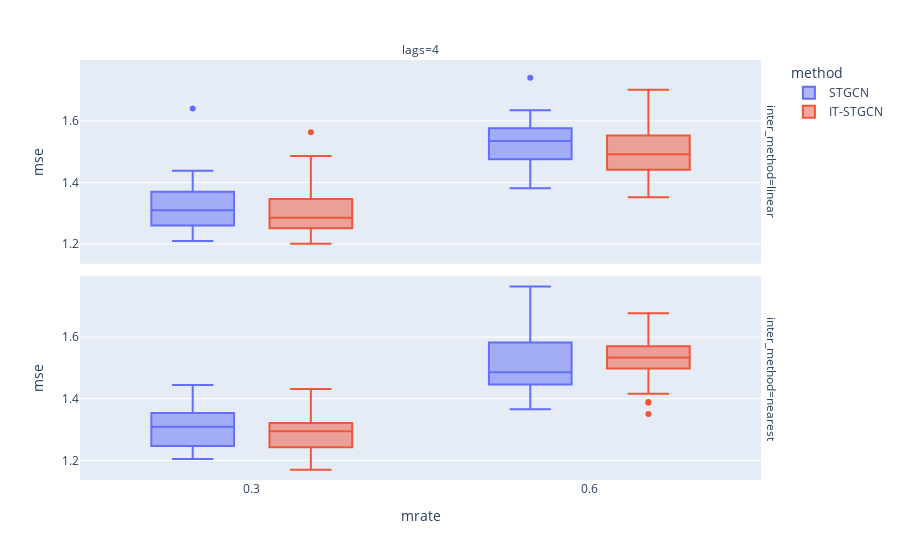

Notebook cell for this chart:
### Markdown cell above
## random

### Code cell
data.query("method!='GNAR' and mtype =='rand' ").plot.box(backend='plotly',x='mrate',color='method',y='mse',facet_col='lags',facet_row='inter_method',height=800)

### Figure 1 — Plotly figure (JSON) as saved in the notebook; plotly's stock layout.template omitted (floating-point values rounded to 4 significant figures)
{"data": [{"alignmentgroup": "True", "hovertemplate": "method=STGCN<br>inter_method=linear<br>lags=4<br>mrate=%{x}<br>mse=%{y}<extra></extra>", "legendgroup": "STGCN", "marker": {"color": "#636efa"}, "name": "STGCN", "notched": false, "offsetgroup": "STGCN", "orientation": "v", "showlegend": true, "type": "box", "x": [0.3, 0.6, 0.3, 0.6, 0.3, 0.6, 0.3, 0.6, 0.3, 0.6, 0.3, 0.6, 0.3, 0.6, 0.3, 0.6, 0.3, 0.6, 0.3, 0.6, 0.3, 0.6, 0.3, 0.6, 0.3, 0.6, 0.3, 0.6, 0.3, 0.6, 0.3, 0.6, 0.3, 0.6, 0.3, 0.6, 0.3, 0.6, 0.3, 0.6, 0.3, 0.6, 0.3, 0.6, 0.3, 0.6, 0.3, 0.6, 0.3, 0.6, 0.3, 0.6, 0.3, 0.6, 0.3, 0.6, 0.3, 0.6, 0.3, 0.6], "x0": " ", "xaxis": "x2", "y": [1.256, 1.516, 1.249, 1.74, 1.28, 1.537, 1.303, 1.611, 1.404, 1.585, 1.238, 1.492, 1.34, 1.384, 1.251, 1.563, 1.304, 1.432, 1.64, 1.531, 1.27, 1.554, 1.237, 1.381, 1.417, 1.634, 1.283, 1.573, 1.374, 1.475, 1.317, 1.612, 1.329, 1.507, 1.222, 1.395, 1.384, 1.54, 1.288, 1.576, 1.433, 1.519, 1.309, 1.459, 1.323, 1.484, 1.326, 1.589, 1.369, 1.564, 1.21, 1.441, 1.438, 1.478, 1.26, 1.581, 1.309, 1.387, 1.319, 1.541], "y0": " ", "yaxis": "y2"}, {"alignmentgroup": "True", "hovertemplate": "method=STGCN<br>inter_method=nearest<br>lags=4<br>mrate=%{x}<br>mse=%{y}<extra></extra>", "legendgroup": "STGCN", "marker": {"color": "#636efa"}, "name": "STGCN", "notched": false, "offsetgroup": "STGCN", "orientation": "v", "showlegend": false, "type": "box", "x": [0.3, 0.6, 0.3, 0.6, 0.3, 0.6, 0.3, 0.6, 0.3, 0.6, 0.3, 0.6, 0.3, 0.6, 0.3, 0.6, 0.3, 0.6, 0.3, 0.6, 0.3, 0.6, 0.3, 0.6, 0.3, 0.6, 0.3, 0.6, 0.3, 0.6, 0.3, 0.6, 0.3, 0.6, 0.3, 0.6, 0.3, 0.6, 0.3, 0.6, 0.3, 0.6, 0.3, 0.6, 0.3, 0.6, 0.3, 0.6, 0.3, 0.6, 0.3, 0.6, 0.3, 0.6, 0.3, 0.6, 0.3, 0.6, 0.3, 0.6], "x0": " ", "xaxis": "x", "y": [1.368, 1.557, 1.334, 1.439, 1.384, 1.473, 1.303, 1.572, 1.376, 1.401, 1.224, 1.619, 1.259, 1.435, 1.315, 1.489, 1.318, 1.468, 1.204, 1.639, 1.216, 1.366, 1.284, 1.433, 1.403, 1.507, 1.285, 1.446, 1.444, 1.665, 1.317, 1.64, 1.242, 1.764, 1.354, 1.419, 1.27, 1.499, 1.316, 1.571, 1.238, 1.483, 1.286, 1.422, 1.397, 1.474, 1.331, 1.516, 1.222, 1.476, 1.362, 1.482, 1.294, 1.614, 1.324, 1.467, 1.247, 1.609, 1.223, 1.582], "y0": " ", "yaxis": "y"}, {"alignmentgroup": "True", "hovertemplate": "method=IT-STGCN<br>inter_method=linear<br>lags=4<br>mrate=%{x}<br>mse=%{y}<extra></extra>", "legendgroup": "IT-STGCN", "marker": {"color": "#EF553B"}, "name": "IT-STGCN", "notched": false, "offsetgroup": "IT-STGCN", "orientation": "v", "showlegend": true, "type": "box", "x": [0.3, 0.6, 0.3, 0.6, 0.3, 0.6, 0.3, 0.6, 0.3, 0.6, 0.3, 0.6, 0.3, 0.6, 0.3, 0.6, 0.3, 0.6, 0.3, 0.6, 0.3, 0.6, 0.3, 0.6, 0.3, 0.6, 0.3, 0.6, 0.3, 0.6, 0.3, 0.6, 0.3, 0.6, 0.3, 0.6, 0.3, 0.6, 0.3, 0.6, 0.3, 0.6, 0.3, 0.6, 0.3, 0.6, 0.3, 0.6, 0.3, 0.6, 0.3, 0.6, 0.3, 0.6, 0.3, 0.6, 0.3, 0.6, 0.3, 0.6], "x0": " ", "xaxis": "x2", "y": [1.317, 1.519, 1.262, 1.442, 1.201, 1.352, 1.235, 1.531, 1.563, 1.391, 1.461, 1.599, 1.43, 1.486, 1.325, 1.662, 1.263, 1.538, 1.448, 1.552, 1.286, 1.432, 1.333, 1.542, 1.247, 1.497, 1.285, 1.571, 1.212, 1.401, 1.251, 1.483, 1.247, 1.474, 1.346, 1.539, 1.243, 1.479, 1.335, 1.556, 1.486, 1.466, 1.262, 1.59, 1.347, 1.43, 1.438, 1.524, 1.295, 1.474, 1.271, 1.701, 1.239, 1.41, 1.281, 1.461, 1.282, 1.603, 1.34, 1.422], "y0": " ", "yaxis": "y2"}, {"alignmentgroup": "True", "hovertemplate": "method=IT-STGCN<br>inter_method=nearest<br>lags=4<br>mrate=%{x}<br>mse=%{y}<extra></extra>", "legendgroup": "IT-STGCN", "marker": {"color": "#EF553B"}, "name": "IT-STGCN", "notched": false, "offsetgroup": "IT-STGCN", "orientation": "v", "showlegend": false, "type": "box", "x": [0.3, 0.6, 0.3, 0.6, 0.3, 0.6, 0.3, 0.6, 0.3, 0.6, 0.3, 0.6, 0.3, 0.6, 0.3, 0.6, 0.3, 0.6, 0.3, 0.6, 0.3, 0.6, 0.3, 0.6, 0.3, 0.6, 0.3, 0.6, 0.3, 0.6, 0.3, 0.6, 0.3, 0.6, 0.3, 0.6, 0.3, 0.6, 0.3, 0.6, 0.3, 0.6, 0.3, 0.6, 0.3, 0.6, 0.3, 0.6, 0.3, 0.6, 0.3, 0.6, 0.3, 0.6, 0.3, 0.6, 0.3, 0.6, 0.3, 0.6], "x0": " ", "xaxis": "x", "y": [1.231, 1.599, 1.236, 1.571, 1.316, 1.508, 1.267, 1.564, 1.225, 1.498, 1.301, 1.597, 1.189, 1.56, 1.211, 1.57, 1.305, 1.389, 1.432, 1.524, 1.276, 1.555, 1.254, 1.387, 1.325, 1.533, 1.406, 1.512, 1.333, 1.497, 1.334, 1.613, 1.267, 1.52, 1.285, 1.492, 1.321, 1.677, 1.242, 1.351, 1.388, 1.612, 1.31, 1.534, 1.187, 1.51, 1.273, 1.536, 1.287, 1.559, 1.38, 1.531, 1.302, 1.43, 1.319, 1.599, 1.311, 1.416, 1.169, 1.543], "y0": " ", "yaxis": "y"}], "layout": {"annotations": [{"font": {}, "showarrow": false, "text": "lags=4", "x": 0.49, "xanchor": "center", "xref": "paper", "y": 1, "yanchor": "bottom", "yref": "paper"}, {"font": {}, "showarrow": false, "text": "inter_method=nearest", "textangle": 90, "x": 0.98, "xanchor": "left", "xref": "paper", "y": 0.2425, "yanchor": "middle", "yref": "paper"}, {"font": {}, "showarrow": false, "text": "inter_method=linear", "textangle": 90, "x": 0.98, "xanchor": "left", "xref": "paper", "y": 0.7575, "yanchor": "middle", "yref": "paper"}], "autosize": true, "boxmode": "group", "legend": {"title": {"text": "method"}, "tracegroupgap": 0}, "margin": {"t": 60}, "xaxis": {"anchor": "y", "autorange": true, "domain": [0, 0.98], "range": [0.149, 0.751], "title": {"text": "mrate"}, "type": "linear"}, "xaxis2": {"anchor": "y2", "autorange": true, "domain": [0, 0.98], "matches": "x", "range": [0.149, 0.751], "showticklabels": false, "type": "linear"}, "yaxis": {"anchor": "x", "autorange": true, "domain": [0, 0.485], "range": [1.136, 1.797], "title": {"text": "mse"}, "type": "linear"}, "yaxis2": {"anchor": "x2", "autorange": true, "domain": [0.515, 1], "matches": "y", "range": [1.136, 1.797], "title": {"text": "mse"}, "type": "linear"}}}
